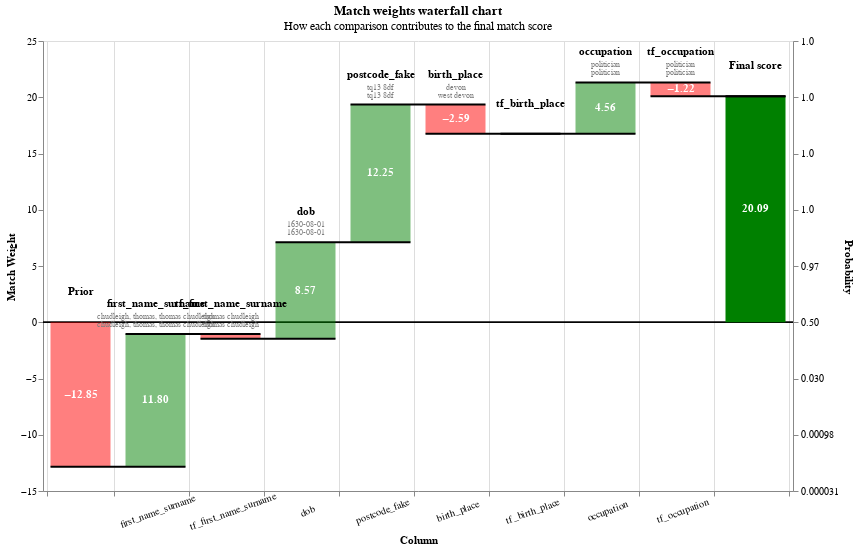

Write notebook code for a chart like this one.
### Code cell
input = rec.to_dict(orient='records')

linker.visualisations.waterfall_chart(input, filter_nulls=False)

### Figure 1 — Vega-Lite specification as saved in the notebook (floating-point values rounded to 4 significant figures)
{"config": {"view": {"continuousWidth": 400, "continuousHeight": 300}}, "layer": [{"layer": [{"mark": "rule", "encoding": {"color": {"value": "black"}, "size": {"value": 0.5}, "y": {"field": "zero", "type": "quantitative"}}}, {"mark": {"type": "bar", "width": 60}, "encoding": {"color": {"condition": {"test": "(datum.log2_bayes_factor < 0)", "value": "red"}, "value": "green"}, "opacity": {"condition": {"test": "datum.column_name == 'Prior match weight' || datum.column_name == 'Final score'", "value": 1}, "value": 0.5}, "tooltip": [{"field": "column_name", "title": "Comparison column", "type": "nominal"}, {"field": "value_l", "title": "Value (L)", "type": "nominal"}, {"field": "value_r", "title": "Value (R)", "type": "nominal"}, {"field": "label_for_charts", "title": "Label", "type": "ordinal"}, {"field": "sql_condition", "title": "SQL condition", "type": "nominal"}, {"field": "comparison_vector_value", "title": "Comparison vector value", "type": "nominal"}, {"field": "bayes_factor", "format": ",.4f", "title": "Bayes factor = m/u", "type": "quantitative"}, {"field": "log2_bayes_factor", "format": ",.4f", "title": "Match weight = log2(m/u)", "type": "quantitative"}, {"field": "prob", "format": ".4f", "title": "Cumulative match probability", "type": "quantitative"}, {"field": "bayes_factor_description", "title": "Match weight description", "type": "nominal"}], "x": {"axis": {"grid": true, "labelAlign": "center", "labelAngle": -20, "labelExpr": "datum.value == 'Prior' || datum.value == 'Final score' ? '' : datum.value", "labelPadding": 10, "tickBand": "extent", "title": "Column"}, "field": "column_name", "sort": {"field": "bar_sort_order", "order": "ascending"}, "type": "nominal"}, "y": {"axis": {"grid": false, "orient": "left", "title": "Match Weight"}, "field": "previous_sum", "type": "quantitative"}, "y2": {"field": "sum"}}}, {"mark": {"type": "text", "fontWeight": "bold"}, "encoding": {"color": {"value": "white"}, "text": {"condition": {"test": "abs(datum.log2_bayes_factor) > 1", "field": "log2_bayes_factor", "format": ".2f", "type": "nominal"}, "value": ""}, "x": {"axis": {"labelAngle": -20, "title": "Column"}, "field": "column_name", "sort": {"field": "bar_sort_order", "order": "ascending"}, "type": "nominal"}, "y": {"axis": {"orient": "left"}, "field": "center", "type": "quantitative"}}}, {"mark": {"type": "text", "baseline": "bottom", "dy": -25, "fontWeight": "bold"}, "encoding": {"color": {"value": "black"}, "text": {"field": "column_name", "type": "nominal"}, "x": {"axis": {"labelAngle": -20, "title": "Column"}, "field": "column_name", "sort": {"field": "bar_sort_order", "order": "ascending"}, "type": "nominal"}, "y": {"field": "sum_top", "type": "quantitative"}}}, {"mark": {"type": "text", "baseline": "bottom", "dy": -13, "fontSize": 8}, "encoding": {"color": {"value": "grey"}, "text": {"field": "value_l", "type": "nominal"}, "x": {"axis": {"labelAngle": -20, "title": "Column"}, "field": "column_name", "sort": {"field": "bar_sort_order", "order": "ascending"}, "type": "nominal"}, "y": {"field": "sum_top", "type": "quantitative"}}}, {"mark": {"type": "text", "baseline": "bottom", "dy": -5, "fontSize": 8}, "encoding": {"color": {"value": "grey"}, "text": {"field": "value_r", "type": "nominal"}, "x": {"axis": {"labelAngle": -20, "title": "Column"}, "field": "column_name", "sort": {"field": "bar_sort_order", "order": "ascending"}, "type": "nominal"}, "y": {"field": "sum_top", "type": "quantitative"}}}]}, {"mark": {"type": "rule", "color": "black", "strokeWidth": 2, "x2Offset": 30, "xOffset": -30}, "encoding": {"x": {"axis": {"labelAngle": -20, "title": "Column"}, "field": "column_name", "sort": {"field": "bar_sort_order", "order": "ascending"}, "type": "nominal"}, "x2": {"field": "lead"}, "y": {"axis": {"labelExpr": "format(1 / (1 + pow(2, -1*datum.value)), '.2r')", "orient": "right", "title": "Probability"}, "field": "sum", "scale": {"zero": false}, "type": "quantitative"}}}], "data": {"name": "data-4e37edbbbfb15d01b7335875951784e8"}, "height": 450, "params": [{"name": "record_number", "bind": {"input": "range", "max": 1, "min": 0, "step": 1}, "value": 0}], "resolve": {"axis": {"y": "independent"}}, "title": {"text": "Match weights waterfall chart", "subtitle": "How each comparison contributes to the final match score"}, "transform": [{"filter": "(datum.record_number == record_number)"}, {"window": [{"op": "sum", "field": "log2_bayes_factor", "as": "sum"}, {"op": "lead", "field": "column_name", "as": "lead"}], "frame": [null, 0]}, {"calculate": "datum.column_name === \"Final score\" ? datum.sum - datum.log2_bayes_factor : datum.sum", "as": "sum"}, {"calculate": "datum.lead === null ? datum.column_name : datum.lead", "as": "lead"}, {"calculate": "datum.column_name === \"Final score\" || datum.column_name === \"Prior match weight\" ? 0 : datum.sum - datum.log2_bayes_factor", "as": "previous_sum"}, {"calculate": "datum.sum > datum.previous_sum ? datum.column_name : \"\"", "as": "top_label"}, {"calculate": "datum.sum < datum.previous_sum ? datum.column_name : \"\"", "as": "bottom_label"}, {"calculate": "datum.sum > datum.previous_sum ? datum.sum : datum.previous_sum", "as": "sum_top"}, {"calculate": "datum.sum < datum.previous_sum ? datum.sum : datum.previous_sum", "as": "sum_bottom"}, {"calculate": "(datum.sum + datum.previous_sum) / 2", "as": "center"}, {"calculate": "(datum.log2_bayes_factor > 0 ? \"+\" : \"\") + datum.log2_bayes_factor", "as": "text_log2_bayes_factor"}, {"calculate": "datum.sum < datum.previous_sum ? 4 : -4", "as": "dy"}, {"calculate": "datum.sum < datum.previous_sum ? \"top\" : \"bottom\"", "as": "baseline"}, {"calculate": "1. / (1 + pow(2, -1.*datum.sum))", "as": "prob"}, {"calculate": "0*datum.sum", "as": "zero"}], "width": {"step": 75}, "$schema": "https://vega.github.io/schema/vega-lite/v5.9.3.json", "datasets": {"data-4e37edbbbfb15d01b7335875951784e8": [{"column_name": "Prior", "label_for_charts": "Starting match weight (prior)", "sql_condition": null, "log2_bayes_factor": -12.85, "bayes_factor": 0.0001358, "comparison_vector_value": null, "m_probability": null, "u_probability": null, "bayes_factor_description": null, "value_l": "", "value_r": "", "term_frequency_adjustment": null, "bar_sort_order": 0, "record_number": 0}, {"sql_condition": "\"first_and_surname_l\" = \"first_and_surname_r\"", "label_for_charts": "Exact match on first_and_surname", "m_probability": 0.4223, "u_probability": 0.0001181, "bayes_factor": 3576.0, "log2_bayes_factor": 11.8, "comparison_vector_value": 6, "bayes_factor_description": "If comparison level is `exact match on first_and_surname` then comparison is 3,576 times more likely to be a match", "column_name": "first_name_surname", "value_l": "chudleigh, thomas, thomas chudleigh", "value_r": "chudleigh, thomas, thomas chudleigh", "term_frequency_adjustment": false, "bar_sort_order": 1, "record_number": 0}, {"sql_condition": "\"first_and_surname_l\" = \"first_and_surname_r\"", "label_for_charts": "Term freq adjustment on first_and_surname with weight {cl.tf_adjustment_weight}", "m_probability": null, "u_probability": null, "bayes_factor": 0.7456, "log2_bayes_factor": -0.4235, "comparison_vector_value": 6, "bayes_factor_description": "Term frequency adjustment on first_and_surname makes comparison  1.34 times less likely to be a match", "column_name": "tf_first_name_surname", "value_l": "thomas chudleigh", "value_r": "thomas chudleigh", "term_frequency_adjustment": true, "bar_sort_order": 2, "record_number": 0}, {"sql_condition": "\"dob_l\" = \"dob_r\"", "label_for_charts": "Exact match on date of birth", "m_probability": 0.6779, "u_probability": 0.001788, "bayes_factor": 379.2, "log2_bayes_factor": 8.567, "comparison_vector_value": 5, "bayes_factor_description": "If comparison level is `exact match on date of birth` then comparison is 379 times more likely to be a match", "column_name": "dob", "value_l": "1630-08-01", "value_r": "1630-08-01", "term_frequency_adjustment": false, "bar_sort_order": 3, "record_number": 0}, {"sql_condition": "\"postcode_fake_l\" = \"postcode_fake_r\"", "label_for_charts": "Exact match on full postcode", "m_probability": 0.6713, "u_probability": 0.000138, "bayes_factor": 4865.0, "log2_bayes_factor": 12.25, "comparison_vector_value": 4, "bayes_factor_description": "If comparison level is `exact match on full postcode` then comparison is 4,865 times more likely to be a match", "column_name": "postcode_fake", "value_l": "tq13 8df", "value_r": "tq13 8df", "term_frequency_adjustment": false, "bar_sort_order": 4, "record_number": 0}, {"sql_condition": "ELSE", "label_for_charts": "All other comparisons", "m_probability": 0.1656, "u_probability": 0.9955, "bayes_factor": 0.1663, "log2_bayes_factor": -2.588, "comparison_vector_value": 0, "bayes_factor_description": "If comparison level is `all other comparisons` then comparison is 6.012 times less likely to be a match", "column_name": "birth_place", "value_l": "devon", "value_r": "west devon", "term_frequency_adjustment": false, "bar_sort_order": 5, "record_number": 0}, {"sql_condition": "ELSE", "label_for_charts": "All other comparisons", "m_probability": 0.1656, "u_probability": 0.9955, "bayes_factor": 1.0, "log2_bayes_factor": 0.0, "comparison_vector_value": 0, "bayes_factor_description": "If comparison level is `all other comparisons` then comparison is 6.012 times less likely to be a match", "column_name": "tf_birth_place", "value_l": "", "value_r": "", "term_frequency_adjustment": true, "bar_sort_order": 6, "record_number": 0}, {"sql_condition": "\"occupation_l\" = \"occupation_r\"", "label_for_charts": "Exact match on occupation", "m_probability": 0.8958, "u_probability": 0.03805, "bayes_factor": 23.54, "log2_bayes_factor": 4.557, "comparison_vector_value": 1, "bayes_factor_description": "If comparison level is `exact match on occupation` then comparison is 23.54 times more likely to be a match", "column_name": "occupation", "value_l": "politician", "value_r": "politician", "term_frequency_adjustment": false, "bar_sort_order": 7, "record_number": 0}, {"sql_condition": "\"occupation_l\" = \"occupation_r\"", "label_for_charts": "Term freq adjustment on occupation with weight {cl.tf_adjustment_weight}", "m_probability": null, "u_probability": null, "bayes_factor": 0.4279, "log2_bayes_factor": -1.225, "comparison_vector_value": 1, "bayes_factor_description": "Term frequency adjustment on occupation makes comparison  2.34 times less likely to be a match", "column_name": "tf_occupation", "value_l": "politician", "value_r": "politician", "term_frequency_adjustment": true, "bar_sort_order": 8, "record_number": 0}, {"column_name": "Final score", "label_for_charts": "Final score", "sql_condition": null, "log2_bayes_factor": 20.09, "bayes_factor": 1120000.0, "comparison_vector_value": null, "m_probability": null, "u_probability": null, "bayes_factor_description": null, "value_l": "", "value_r": "", "term_frequency_adjustment": null, "bar_sort_order": 9, "record_number": 0}, {"column_name": "Prior", "label_for_charts": "Starting match weight (prior)", "sql_condition": null, "log2_bayes_factor": -12.85, "bayes_factor": 0.0001358, "comparison_vector_value": null, "m_probability": null, "u_probability": null, "bayes_factor_description": null, "value_l": "", "value_r": "", "term_frequency_adjustment": null, "bar_sort_order": 0, "record_number": 1}, {"sql_condition": "\"first_and_surname_l\" = \"first_and_surname_r\"", "label_for_charts": "Exact match on first_and_surname", "m_probability": 0.4223, "u_probability": 0.0001181, "bayes_factor": 3576.0, "log2_bayes_factor": 11.8, "comparison_vector_value": 6, "bayes_factor_description": "If comparison level is `exact match on first_and_surname` then comparison is 3,576 times more likely to be a match", "column_name": "first_name_surname", "value_l": "attenborough, walter, walter attenborough", "value_r": "attenborough, walter, walter attenborough", "term_frequency_adjustment": false, "bar_sort_order": 1, "record_number": 1}, {"sql_condition": "\"first_and_surname_l\" = \"first_and_surname_r\"", "label_for_charts": "Term freq adjustment on first_and_surname with weight {cl.tf_adjustment_weight}", "m_probability": null, "u_probability": null, "bayes_factor": 0.7456, "log2_bayes_factor": -0.4235, "comparison_vector_value": 6, "bayes_factor_description": "Term frequency adjustment on first_and_surname makes comparison  1.34 times less likely to be a match", "column_name": "tf_first_name_surname", "value_l": "walter attenborough", "value_r": "walter attenborough", "term_frequency_adjustment": true, "bar_sort_order": 2, "record_number": 1}, {"sql_condition": "ELSE", "label_for_charts": "All other comparisons", "m_probability": 0.0104, "u_probability": 0.706, "bayes_factor": 0.01472, "log2_bayes_factor": -6.086, "comparison_vector_value": 0, "bayes_factor_description": "If comparison level is `all other comparisons` then comparison is 67.91 times less likely to be a match", "column_name": "dob", "value_l": "1860-11-27", "value_r": "1850-11-17", "term_frequency_adjustment": false, "bar_sort_order": 3, "record_number": 1}, {"sql_condition": "\"postcode_fake_l\" IS NULL OR \"postcode_fake_r\" IS NULL", "label_for_charts": "postcode_fake is NULL", "bayes_factor": 1.0, "log2_bayes_factor": 0.0, "comparison_vector_value": -1, "bayes_factor_description": "If comparison level is `postcode_fake is null` then comparison is 1 times more likely to be a match", "column_name": "postcode_fake", "value_l": "cv35 9de", "value_r": "None", "term_frequency_adjustment": false, "bar_sort_order": 4, "record_number": 1}, {"sql_condition": "\"birth_place_l\" = \"birth_place_r\"", "label_for_charts": "Exact match on birth_place", "m_probability": 0.8344, "u_probability": 0.004548, "bayes_factor": 183.5, "log2_bayes_factor": 7.519, "comparison_vector_value": 1, "bayes_factor_description": "If comparison level is `exact match on birth_place` then comparison is 183 times more likely to be a match", "column_name": "birth_place", "value_l": "cherwell", "value_r": "cherwell", "term_frequency_adjustment": false, "bar_sort_order": 5, "record_number": 1}, {"sql_condition": "\"birth_place_l\" = \"birth_place_r\"", "label_for_charts": "Term freq adjustment on birth_place with weight {cl.tf_adjustment_weight}", "m_probability": null, "u_probability": null, "bayes_factor": 2.757, "log2_bayes_factor": 1.463, "comparison_vector_value": 1, "bayes_factor_description": "Term frequency adjustment on birth_place makes comparison 2.76 times more likely to be a match", "column_name": "tf_birth_place", "value_l": "cherwell", "value_r": "cherwell", "term_frequency_adjustment": true, "bar_sort_order": 6, "record_number": 1}, {"sql_condition": "\"occupation_l\" IS NULL OR \"occupation_r\" IS NULL", "label_for_charts": "occupation is NULL", "bayes_factor": 1.0, "log2_bayes_factor": 0.0, "comparison_vector_value": -1, "bayes_factor_description": "If comparison level is `occupation is null` then comparison is 1 times more likely to be a match", "column_name": "occupation", "value_l": "None", "value_r": "None", "term_frequency_adjustment": false, "bar_sort_order": 7, "record_number": 1}, {"sql_condition": "\"occupation_l\" IS NULL OR \"occupation_r\" IS NULL", "label_for_charts": "occupation is NULL", "bayes_factor": 1.0, "log2_bayes_factor": 0.0, "comparison_vector_value": -1, "bayes_factor_description": "If comparison level is `occupation is null` then comparison is 1 times more likely to be a match", "column_name": "tf_occupation", "value_l": "", "value_r": "", "term_frequency_adjustment": true, "bar_sort_order": 8, "record_number": 1}, {"column_name": "Final score", "label_for_charts": "Final score", "sql_condition": null, "log2_bayes_factor": 1.432, "bayes_factor": 2.698, "comparison_vector_value": null, "m_probability": null, "u_probability": null, "bayes_factor_description": null, "value_l": "", "value_r": "", "term_frequency_adjustment": null, "bar_sort_order": 9, "record_number": 1}]}}
